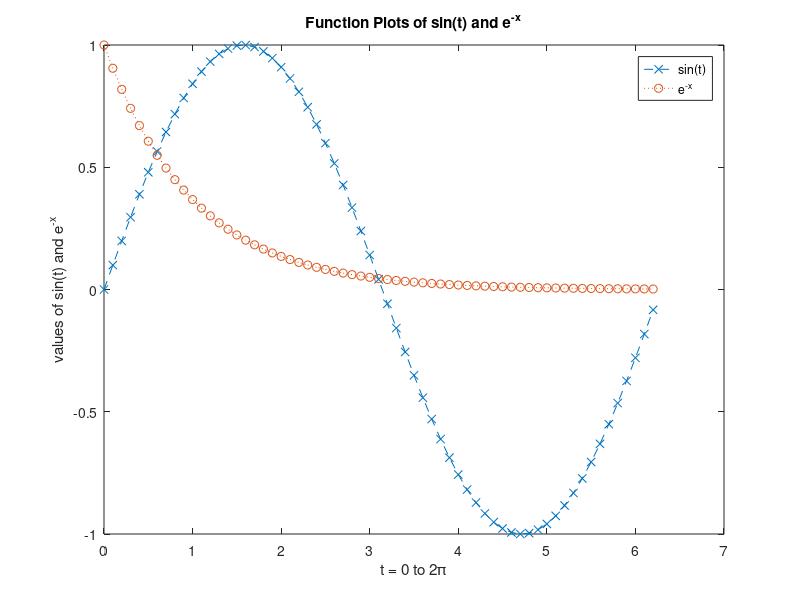

Write MATLAB code to recreate this figure.
x = 0:0.1:2*pi;
y1 = sin(x);
y2 = exp(-x);
plot(x, y1, '--x', x, y2, ':o');
xlabel('t = 0 to 2\pi');    %横坐标标签
ylabel('values of sin(t) and e^{-x}');  %纵坐标标签
title('Function Plots of sin(t) and e^{-x}');
legend('sin(t)','e^{-x}');



